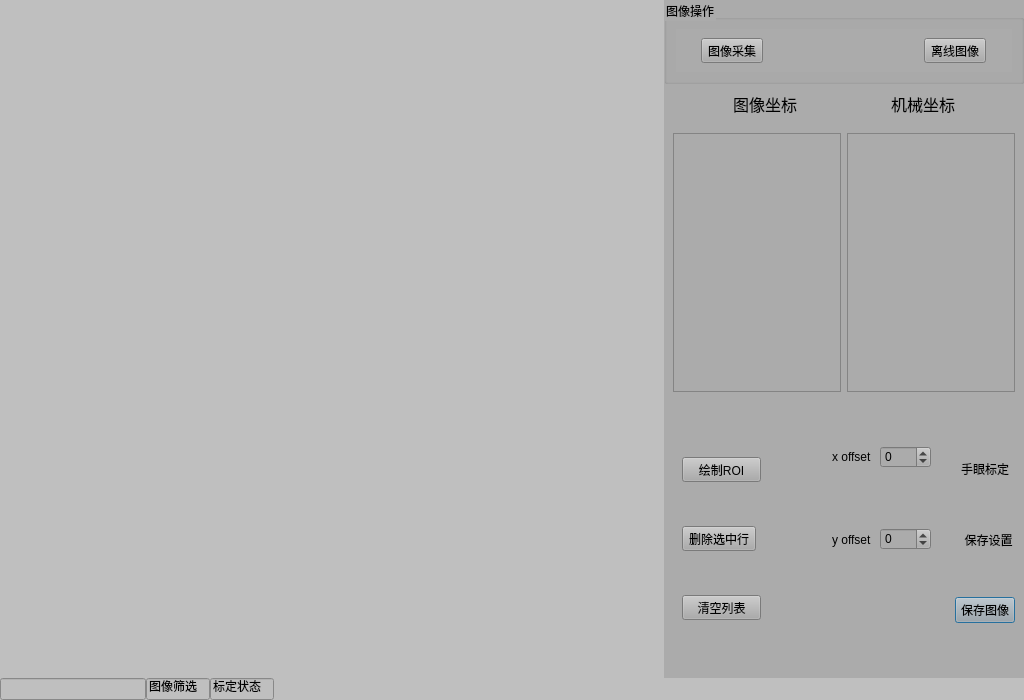
<?xml version="1.0" encoding="UTF-8"?>
<ui version="4.0">
 <class>PositionCalibrate</class>
 <widget class="QDialog" name="PositionCalibrate">
  <property name="geometry">
   <rect>
    <x>0</x>
    <y>0</y>
    <width>1024</width>
    <height>700</height>
   </rect>
  </property>
  <property name="minimumSize">
   <size>
    <width>1024</width>
    <height>0</height>
   </size>
  </property>
  <property name="maximumSize">
   <size>
    <width>1110</width>
    <height>700</height>
   </size>
  </property>
  <property name="windowTitle">
   <string>标定定位</string>
  </property>
  <property name="styleSheet">
   <string notr="true">background-color: rgb(191, 191, 191);</string>
  </property>
  <layout class="QVBoxLayout" name="verticalLayout">
   <property name="spacing">
    <number>0</number>
   </property>
   <property name="leftMargin">
    <number>0</number>
   </property>
   <property name="topMargin">
    <number>0</number>
   </property>
   <property name="rightMargin">
    <number>0</number>
   </property>
   <property name="bottomMargin">
    <number>0</number>
   </property>
   <item>
    <widget class="QWidget" name="mid_str" native="true">
     <layout class="QHBoxLayout" name="horizontalLayout">
      <property name="spacing">
       <number>0</number>
      </property>
      <property name="leftMargin">
       <number>0</number>
      </property>
      <property name="topMargin">
       <number>0</number>
      </property>
      <property name="rightMargin">
       <number>0</number>
      </property>
      <property name="bottomMargin">
       <number>0</number>
      </property>
      <item>
       <widget class="HalconWidget" name="image_window" native="true">
        <property name="sizePolicy">
         <sizepolicy hsizetype="Expanding" vsizetype="Preferred">
          <horstretch>0</horstretch>
          <verstretch>0</verstretch>
         </sizepolicy>
        </property>
        <property name="minimumSize">
         <size>
          <width>300</width>
          <height>0</height>
         </size>
        </property>
        <property name="focusPolicy">
         <enum>Qt::StrongFocus</enum>
        </property>
       </widget>
      </item>
      <item>
       <widget class="QWidget" name="Console" native="true">
        <property name="sizePolicy">
         <sizepolicy hsizetype="Minimum" vsizetype="Preferred">
          <horstretch>0</horstretch>
          <verstretch>0</verstretch>
         </sizepolicy>
        </property>
        <property name="minimumSize">
         <size>
          <width>300</width>
          <height>0</height>
         </size>
        </property>
        <property name="maximumSize">
         <size>
          <width>360</width>
          <height>16777215</height>
         </size>
        </property>
        <property name="styleSheet">
         <string notr="true">background-color: rgb(171, 171, 171);</string>
        </property>
        <layout class="QVBoxLayout" name="verticalLayout_2">
         <property name="spacing">
          <number>0</number>
         </property>
         <property name="leftMargin">
          <number>0</number>
         </property>
         <property name="topMargin">
          <number>0</number>
         </property>
         <property name="rightMargin">
          <number>0</number>
         </property>
         <property name="bottomMargin">
          <number>0</number>
         </property>
         <item>
          <widget class="QGroupBox" name="im_operat">
           <property name="maximumSize">
            <size>
             <width>16777215</width>
             <height>110</height>
            </size>
           </property>
           <property name="title">
            <string>图像操作</string>
           </property>
           <layout class="QHBoxLayout" name="horizontalLayout_3">
            <item>
             <widget class="QWidget" name="widget_7" native="true">
              <layout class="QHBoxLayout" name="horizontalLayout_4">
               <item>
                <widget class="QToolButton" name="toolButton_capture">
                 <property name="text">
                  <string>图像采集</string>
                 </property>
                </widget>
               </item>
               <item>
                <spacer name="horizontalSpacer_2">
                 <property name="orientation">
                  <enum>Qt::Horizontal</enum>
                 </property>
                 <property name="sizeType">
                  <enum>QSizePolicy::Preferred</enum>
                 </property>
                 <property name="sizeHint" stdset="0">
                  <size>
                   <width>139</width>
                   <height>20</height>
                  </size>
                 </property>
                </spacer>
               </item>
               <item>
                <widget class="QToolButton" name="toolButton_select_image">
                 <property name="text">
                  <string>离线图像</string>
                 </property>
                </widget>
               </item>
              </layout>
             </widget>
            </item>
           </layout>
          </widget>
         </item>
         <item>
          <widget class="QWidget" name="widget_5" native="true">
           <property name="maximumSize">
            <size>
             <width>16777215</width>
             <height>40</height>
            </size>
           </property>
           <layout class="QHBoxLayout" name="horizontalLayout_6">
            <item>
             <spacer name="horizontalSpacer_5">
              <property name="orientation">
               <enum>Qt::Horizontal</enum>
              </property>
              <property name="sizeType">
               <enum>QSizePolicy::Preferred</enum>
              </property>
              <property name="sizeHint" stdset="0">
               <size>
                <width>75</width>
                <height>16</height>
               </size>
              </property>
             </spacer>
            </item>
            <item>
             <widget class="QLabel" name="label_2">
              <property name="font">
               <font>
                <family>黑体</family>
                <pointsize>12</pointsize>
                <weight>50</weight>
                <bold>false</bold>
               </font>
              </property>
              <property name="text">
               <string>图像坐标</string>
              </property>
             </widget>
            </item>
            <item>
             <spacer name="horizontalSpacer_3">
              <property name="orientation">
               <enum>Qt::Horizontal</enum>
              </property>
              <property name="sizeType">
               <enum>QSizePolicy::Expanding</enum>
              </property>
              <property name="sizeHint" stdset="0">
               <size>
                <width>78</width>
                <height>16</height>
               </size>
              </property>
             </spacer>
            </item>
            <item>
             <spacer name="horizontalSpacer">
              <property name="orientation">
               <enum>Qt::Horizontal</enum>
              </property>
              <property name="sizeHint" stdset="0">
               <size>
                <width>40</width>
                <height>20</height>
               </size>
              </property>
             </spacer>
            </item>
            <item>
             <widget class="QLabel" name="label_3">
              <property name="font">
               <font>
                <family>黑体</family>
                <pointsize>12</pointsize>
                <weight>50</weight>
                <bold>false</bold>
               </font>
              </property>
              <property name="text">
               <string>机械坐标</string>
              </property>
             </widget>
            </item>
            <item>
             <spacer name="horizontalSpacer_4">
              <property name="orientation">
               <enum>Qt::Horizontal</enum>
              </property>
              <property name="sizeType">
               <enum>QSizePolicy::Preferred</enum>
              </property>
              <property name="sizeHint" stdset="0">
               <size>
                <width>75</width>
                <height>16</height>
               </size>
              </property>
             </spacer>
            </item>
           </layout>
          </widget>
         </item>
         <item>
          <widget class="QWidget" name="pos_form" native="true">
           <property name="minimumSize">
            <size>
             <width>0</width>
             <height>220</height>
            </size>
           </property>
           <layout class="QHBoxLayout" name="horizontalLayout_7">
            <item>
             <widget class="QTableView" name="tableView">
              <property name="focusPolicy">
               <enum>Qt::NoFocus</enum>
              </property>
             </widget>
            </item>
            <item>
             <widget class="QTableView" name="tableView_2"/>
            </item>
           </layout>
          </widget>
         </item>
         <item>
          <widget class="QWidget" name="cailbrate_operat" native="true">
           <property name="minimumSize">
            <size>
             <width>0</width>
             <height>160</height>
            </size>
           </property>
           <layout class="QHBoxLayout" name="horizontalLayout_2">
            <item>
             <widget class="QWidget" name="widget_13" native="true">
              <layout class="QVBoxLayout" name="verticalLayout_5">
               <item>
                <widget class="QToolButton" name="toolButton_add_mark">
                 <property name="minimumSize">
                  <size>
                   <width>79</width>
                   <height>0</height>
                  </size>
                 </property>
                 <property name="text">
                  <string>绘制ROI</string>
                 </property>
                </widget>
               </item>
               <item>
                <widget class="QToolButton" name="toolButton_remove_selected_rows">
                 <property name="text">
                  <string>删除选中行</string>
                 </property>
                </widget>
               </item>
               <item>
                <widget class="QToolButton" name="toolButton_remove_all_rows">
                 <property name="minimumSize">
                  <size>
                   <width>79</width>
                   <height>0</height>
                  </size>
                 </property>
                 <property name="text">
                  <string>清空列表</string>
                 </property>
                </widget>
               </item>
              </layout>
             </widget>
            </item>
            <item>
             <widget class="QWidget" name="widget" native="true">
              <layout class="QVBoxLayout" name="verticalLayout_3">
               <item>
                <widget class="QWidget" name="widget_2" native="true">
                 <layout class="QHBoxLayout" name="horizontalLayout_5">
                  <item>
                   <widget class="QLabel" name="label">
                    <property name="text">
                     <string>x offset</string>
                    </property>
                   </widget>
                  </item>
                  <item>
                   <widget class="QSpinBox" name="spinBox_x_offset">
                    <property name="minimum">
                     <number>-100</number>
                    </property>
                    <property name="maximum">
                     <number>100</number>
                    </property>
                   </widget>
                  </item>
                 </layout>
                </widget>
               </item>
               <item>
                <widget class="QWidget" name="widget_3" native="true">
                 <layout class="QHBoxLayout" name="horizontalLayout_8">
                  <item>
                   <widget class="QLabel" name="label_4">
                    <property name="text">
                     <string>y offset</string>
                    </property>
                   </widget>
                  </item>
                  <item>
                   <widget class="QSpinBox" name="spinBox_y_offset">
                    <property name="minimum">
                     <number>-100</number>
                    </property>
                    <property name="maximum">
                     <number>100</number>
                    </property>
                   </widget>
                  </item>
                 </layout>
                </widget>
               </item>
               <item>
                <widget class="QWidget" name="widget_4" native="true"/>
               </item>
              </layout>
             </widget>
            </item>
            <item>
             <widget class="QWidget" name="widget_11" native="true">
              <property name="maximumSize">
               <size>
                <width>60</width>
                <height>16777215</height>
               </size>
              </property>
              <layout class="QVBoxLayout" name="verticalLayout_6">
               <property name="spacing">
                <number>0</number>
               </property>
               <property name="leftMargin">
                <number>0</number>
               </property>
               <property name="topMargin">
                <number>0</number>
               </property>
               <property name="rightMargin">
                <number>0</number>
               </property>
               <property name="bottomMargin">
                <number>0</number>
               </property>
               <item>
                <spacer name="verticalSpacer">
                 <property name="orientation">
                  <enum>Qt::Vertical</enum>
                 </property>
                 <property name="sizeHint" stdset="0">
                  <size>
                   <width>20</width>
                   <height>3</height>
                  </size>
                 </property>
                </spacer>
               </item>
               <item>
                <widget class="QToolButton" name="toolButton_calibrate">
                 <property name="text">
                  <string>手眼标定</string>
                 </property>
                 <property name="icon">
                  <iconset>
                   <normaloff>images/edit_image_202px_1210732_easyicon.net.png</normaloff>images/edit_image_202px_1210732_easyicon.net.png</iconset>
                 </property>
                 <property name="iconSize">
                  <size>
                   <width>50</width>
                   <height>50</height>
                  </size>
                 </property>
                 <property name="toolButtonStyle">
                  <enum>Qt::ToolButtonTextUnderIcon</enum>
                 </property>
                 <property name="autoRaise">
                  <bool>true</bool>
                 </property>
                </widget>
               </item>
               <item>
                <spacer name="verticalSpacer_2">
                 <property name="orientation">
                  <enum>Qt::Vertical</enum>
                 </property>
                 <property name="sizeHint" stdset="0">
                  <size>
                   <width>20</width>
                   <height>4</height>
                  </size>
                 </property>
                </spacer>
               </item>
               <item>
                <widget class="QToolButton" name="toolButton_save">
                 <property name="minimumSize">
                  <size>
                   <width>67</width>
                   <height>0</height>
                  </size>
                 </property>
                 <property name="text">
                  <string>保存设置</string>
                 </property>
                 <property name="icon">
                  <iconset>
                   <normaloff>images/file_save_473px_1173836_easyicon.net.png</normaloff>images/file_save_473px_1173836_easyicon.net.png</iconset>
                 </property>
                 <property name="iconSize">
                  <size>
                   <width>50</width>
                   <height>50</height>
                  </size>
                 </property>
                 <property name="toolButtonStyle">
                  <enum>Qt::ToolButtonTextUnderIcon</enum>
                 </property>
                 <property name="autoRaise">
                  <bool>true</bool>
                 </property>
                </widget>
               </item>
               <item>
                <spacer name="verticalSpacer_3">
                 <property name="orientation">
                  <enum>Qt::Vertical</enum>
                 </property>
                 <property name="sizeHint" stdset="0">
                  <size>
                   <width>20</width>
                   <height>3</height>
                  </size>
                 </property>
                </spacer>
               </item>
               <item>
                <widget class="QPushButton" name="pushButton_save_image">
                 <property name="text">
                  <string>保存图像</string>
                 </property>
                 <property name="iconSize">
                  <size>
                   <width>50</width>
                   <height>50</height>
                  </size>
                 </property>
                </widget>
               </item>
               <item>
                <spacer name="verticalSpacer_4">
                 <property name="orientation">
                  <enum>Qt::Vertical</enum>
                 </property>
                 <property name="sizeHint" stdset="0">
                  <size>
                   <width>20</width>
                   <height>40</height>
                  </size>
                 </property>
                </spacer>
               </item>
              </layout>
             </widget>
            </item>
           </layout>
          </widget>
         </item>
        </layout>
       </widget>
      </item>
     </layout>
    </widget>
   </item>
   <item>
    <widget class="QWidget" name="bot_str" native="true">
     <property name="minimumSize">
      <size>
       <width>0</width>
       <height>20</height>
      </size>
     </property>
     <property name="maximumSize">
      <size>
       <width>16777215</width>
       <height>35</height>
      </size>
     </property>
     <layout class="QHBoxLayout" name="horizontalLayout_14">
      <property name="spacing">
       <number>0</number>
      </property>
      <property name="leftMargin">
       <number>0</number>
      </property>
      <property name="topMargin">
       <number>0</number>
      </property>
      <property name="rightMargin">
       <number>0</number>
      </property>
      <property name="bottomMargin">
       <number>0</number>
      </property>
      <item>
       <widget class="QLineEdit" name="lineEdit_2"/>
      </item>
      <item>
       <widget class="QLineEdit" name="lineEdit_3">
        <property name="maximumSize">
         <size>
          <width>64</width>
          <height>16777215</height>
         </size>
        </property>
        <property name="text">
         <string>图像筛选</string>
        </property>
       </widget>
      </item>
      <item>
       <widget class="QLineEdit" name="lineEdit_4">
        <property name="maximumSize">
         <size>
          <width>64</width>
          <height>16777215</height>
         </size>
        </property>
        <property name="text">
         <string>标定状态</string>
        </property>
       </widget>
      </item>
      <item>
       <spacer name="horizontalSpacer_8">
        <property name="orientation">
         <enum>Qt::Horizontal</enum>
        </property>
        <property name="sizeType">
         <enum>QSizePolicy::Preferred</enum>
        </property>
        <property name="sizeHint" stdset="0">
         <size>
          <width>750</width>
          <height>20</height>
         </size>
        </property>
       </spacer>
      </item>
     </layout>
    </widget>
   </item>
  </layout>
 </widget>
 <customwidgets>
  <customwidget>
   <class>HalconWidget</class>
   <extends>QWidget</extends>
   <header>halcon_widget.h</header>
   <container>1</container>
  </customwidget>
 </customwidgets>
 <resources/>
 <connections/>
</ui>
